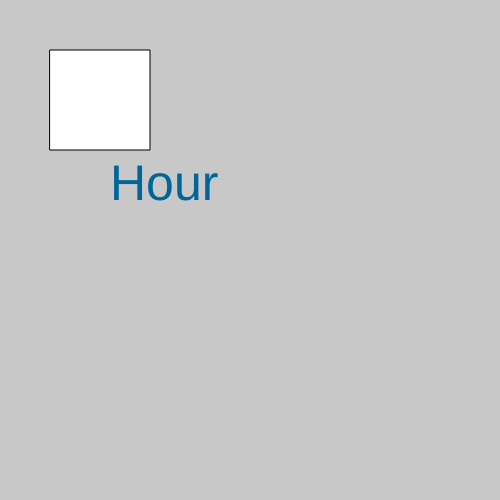
Frame 1 (no input)
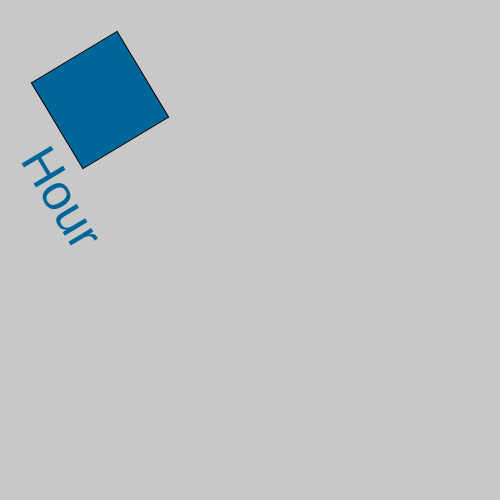
Frame 60 (no input)
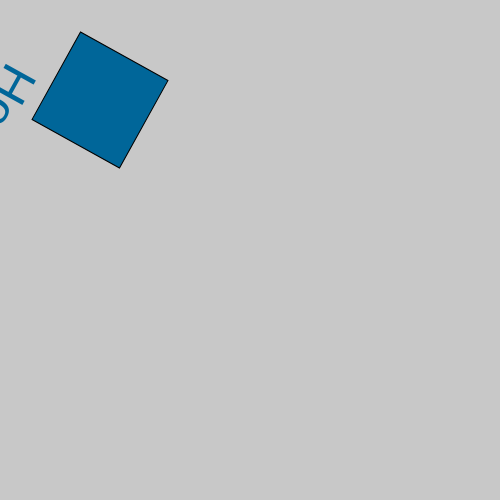
Frame 120 (the mouse pressed at the canvas centre since frame 60)

The p5.js sketch that drew these frames (run headless with seeded random() and noise() and a simulated clock; from frame 60 on, the mouse is pressed at the canvas centre):

// p5.js sketch
// ── sketch.js
var angle = 0;

function setup() {
  createCanvas(500, 500);
  angleMode(DEGREES);
  rectMode(CENTER);

}



function draw() {
  background(200);
  translate(100, 100)
  rotate(angle);
  rect (0, 0, 100, 100);
  angle = angle + 1

  displayText();
}

function displayText() {
  textSize(50);
  fill(0, 102, 153);
  text('Hour', 10, 100)
}
